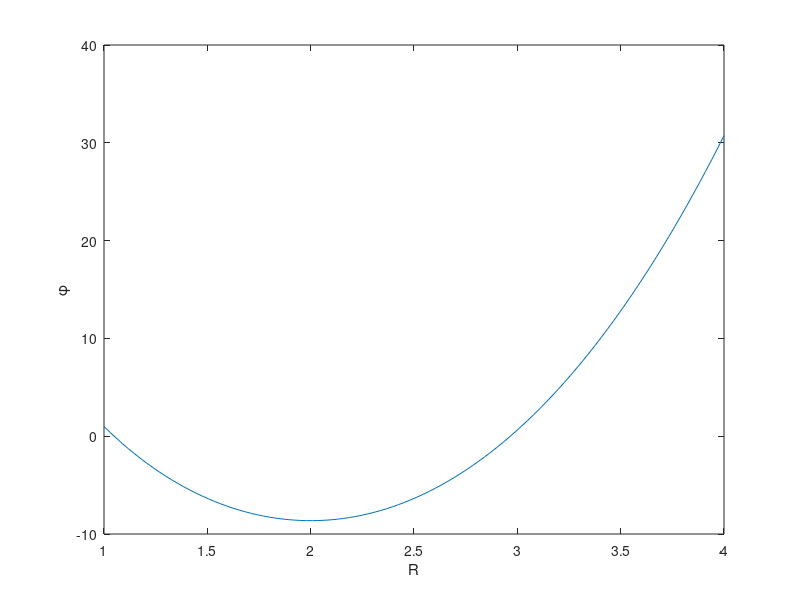

This chart was generated by the following MATLAB code:
clear; clc
n = 100;
R = linspace(1, 4, n+2);
h = R(2)-R(1);
phiL = 1;
phiR = 64-24*log(4);
a = h./(2*R);
A = zeros(n);
b = zeros(n, 1);
A(1, 1) = -2; A(1, 2) = 1+a(2);
b(1) = 9*R(2)*h^2-(1-a(2))*phiL;
%ที่เป็น 2 เพราะว่า index ของ matlab เริ่มที่ 1 แต่ที่เราทำบนกระดานเริ่มที่ 0

for i = 2:n-1
    A(i, i-1) = 1-a(i+1);
    A(i, i) = -2;
    A(i, i+1) = 1+a(i+1);
    b(i) = 9*R(i+1)*h^2;
end

A(n, n-1) = 1-a(n+1); A(n, n) = -2;
b(n) = 9*R(n+1)*h^2 - (1+a(n+1))*phiR;
phi = [phiL; A\b; phiR];
plot(R, phi); xlabel('R'); ylabel('\phi')